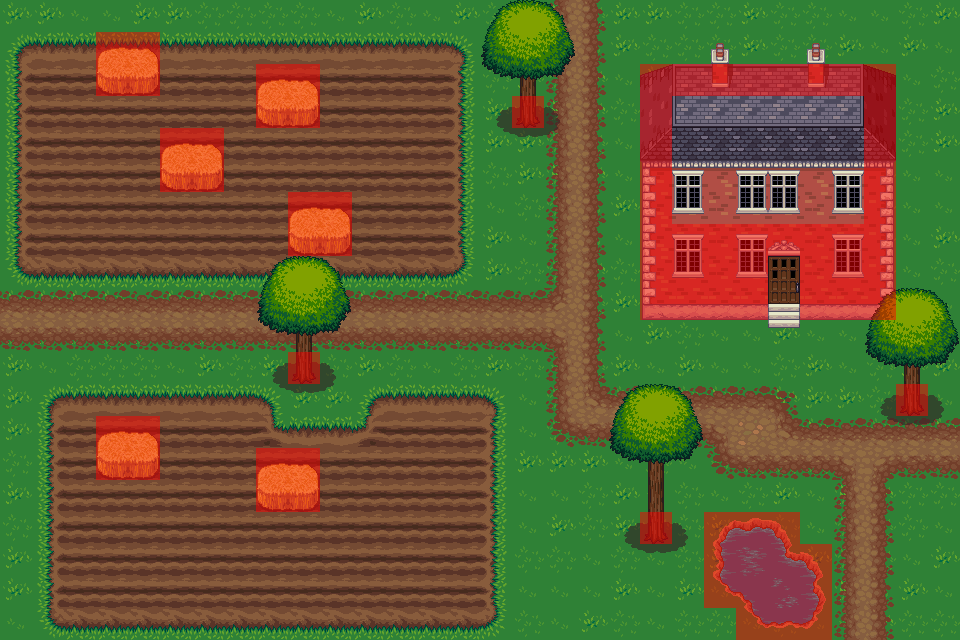

Rendered tile map (Tiled .tmx) drawn with the repository's tilesets; below, a short description and the map source with its tile grids summarised:
An orthogonal 30x20 tile map with 32x32 px tiles, 12 tile layers (ground, water, earth, wheat, ...), 10 tilesets and 5 objects (2x monster_spawn, 2x npc_spawn, warp).

<map version="1.0" orientation="orthogonal" renderorder="right-down" width="30" height="20" tilewidth="32" tileheight="32" nextobjectid="19">
 <tileset firstgid="1" source="Terrain.tsx" />
 <tileset firstgid="1025" name="grass" tilewidth="32" tileheight="32" tilecount="18" columns="3">
  <image source="../LPC Base Assets/tiles/grass.png" width="96" height="192" />
 </tileset>
 <tileset firstgid="1043" name="house" tilewidth="32" tileheight="32" tilecount="63" columns="9">
  <image source="../LPC Base Assets/tiles/house.png" width="288" height="224" />
 </tileset>
 <tileset firstgid="1106" name="trunk" tilewidth="32" tileheight="32" tilecount="18" columns="6">
  <image source="../LPC Base Assets/tiles/trunk.png" width="192" height="96" />
 </tileset>
 <tileset firstgid="1124" name="treetop" tilewidth="32" tileheight="32" tilecount="42" columns="6">
  <image source="../LPC Base Assets/tiles/treetop.png" width="192" height="224" />
 </tileset>
 <tileset firstgid="1166" name="bridges" tilewidth="32" tileheight="32" tilecount="42" columns="6">
  <image source="../LPC Base Assets/tiles/bridges.png" width="192" height="224" />
 </tileset>
 <tileset firstgid="1208" name="signs" tilewidth="32" tileheight="32" tilecount="6" columns="3">
  <image source="../LPC Base Assets/tiles/signs.png" width="96" height="64" />
 </tileset>
 <tileset firstgid="1214" name="rock" tilewidth="32" tileheight="32" tilecount="2" columns="2">
  <image source="../LPC Base Assets/tiles/rock.png" width="64" height="32" />
 </tileset>
 <tileset firstgid="1216" name="barrel" tilewidth="32" tileheight="32" tilecount="8" columns="4">
  <image source="../LPC Base Assets/tiles/barrel.png" width="128" height="64" />
 </tileset>
 <tileset firstgid="1224" name="metatiles" tilewidth="32" tileheight="32" tilecount="4" columns="2">
  <image source="../metatiles.png" width="64" height="64" />
 </tileset>
 <layer name="ground" width="30" height="20">
  <data>[600 cells, 600 non-empty, 4 distinct tile ids]</data>
 </layer>
 <layer name="water" width="30" height="20">
  <data>[600 cells, 14 non-empty, 12 distinct tile ids]</data>
 </layer>
 <layer name="earth" width="30" height="20">
  <data>[600 cells, 335 non-empty, 22 distinct tile ids]</data>
 </layer>
 <layer name="wheat" width="30" height="20">
  <data>[600 cells, 24 non-empty, 4 distinct tile ids]</data>
 </layer>
 <layer name="tree root" width="30" height="20">
  <data>[600 cells, 24 non-empty, 6 distinct tile ids]</data>
 </layer>
 <layer name="house base" width="30" height="20">
  <data>[600 cells, 40 non-empty, 9 distinct tile ids]</data>
 </layer>
 <layer name="house roof" width="30" height="20">
  <data>[600 cells, 26 non-empty, 15 distinct tile ids]</data>
 </layer>
 <layer name="house detail" width="30" height="20">
  <data>[600 cells, 19 non-empty, 6 distinct tile ids]</data>
 </layer>
 <layer name="character" width="30" height="20">
  <data>[600 cells, 0 non-empty, 0 distinct tile ids]</data>
 </layer>
 <layer name="tree trunk" width="30" height="20">
  <data>[600 cells, 7 non-empty, 2 distinct tile ids]</data>
 </layer>
 <layer name="tree top" width="30" height="20">
  <data>[600 cells, 36 non-empty, 9 distinct tile ids]</data>
 </layer>
 <objectgroup name="spawns">
  <object id="2" name="small_worm" type="monster_spawn" x="256" y="160" width="32" height="32">
   <properties>
    <property name="max_spawn" type="int" value="2" />
    <property name="spawn_delay" type="float" value="15" />
   </properties>
  </object>
  <object id="4" name="small_worm" type="monster_spawn" x="256" y="544" width="32" height="32">
   <properties>
    <property name="max_spawn" type="int" value="2" />
    <property name="spawn_delay" type="float" value="15" />
   </properties>
  </object>
  <object id="10" name="farmer" type="npc_spawn" x="704" y="352" width="32" height="32">
   <properties>
    <property name="max_spawn" type="int" value="1" />
    <property name="spawn_delay" type="float" value="1" />
   </properties>
  </object>
  <object id="13" name="farmerwife" type="npc_spawn" x="800" y="352" width="32" height="32">
   <properties>
    <property name="max_spawn" type="int" value="1" />
    <property name="spawn_delay" type="float" value="1" />
   </properties>
  </object>
  <object id="16" name="to farmhouse" type="warp" x="768" y="288" width="32" height="32">
   <properties>
    <property name="end_x" type="int" value="14" />
    <property name="end_y" type="int" value="5" />
    <property name="end_zone" value="farmhouse1" />
   </properties>
  </object>
 </objectgroup>
 <layer name="blocked" width="30" height="20">
  <data>[600 cells, 80 non-empty, 1 distinct tile ids]</data>
 </layer>
</map>
